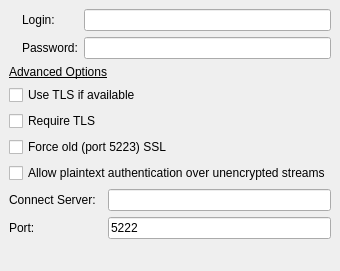
<ui version="4.0" >
 <author></author>
 <comment></comment>
 <exportmacro></exportmacro>
 <class>JabberSettings</class>
 <widget class="QWidget" name="JabberSettings" >
  <property name="geometry" >
   <rect>
    <x>0</x>
    <y>0</y>
    <width>315</width>
    <height>271</height>
   </rect>
  </property>
  <property name="windowTitle" >
   <string>Jabber Settings</string>
  </property>
  <layout class="QGridLayout" >
   <property name="margin" >
    <number>9</number>
   </property>
   <property name="spacing" >
    <number>6</number>
   </property>
   <item row="2" column="0" colspan="2" >
    <spacer>
     <property name="orientation" >
      <enum>Qt::Vertical</enum>
     </property>
     <property name="sizeHint" >
      <size>
       <width>287</width>
       <height>16</height>
      </size>
     </property>
    </spacer>
   </item>
   <item row="0" column="0" >
    <widget class="QLabel" name="label" >
     <property name="pixmap" >
      <pixmap resource="../../../../resources/wengophone.qrc" >:/pics/protocols/jabber.png</pixmap>
     </property>
    </widget>
   </item>
   <item row="0" column="1" >
    <layout class="QGridLayout" >
     <property name="margin" >
      <number>0</number>
     </property>
     <property name="spacing" >
      <number>6</number>
     </property>
     <item row="1" column="0" >
      <widget class="QLabel" name="passwordLabel" >
       <property name="text" >
        <string>Password:</string>
       </property>
      </widget>
     </item>
     <item row="1" column="1" >
      <widget class="QLineEdit" name="passwordLineEdit" >
       <property name="echoMode" >
        <enum>QLineEdit::Password</enum>
       </property>
      </widget>
     </item>
     <item row="0" column="1" >
      <widget class="QLineEdit" name="loginLineEdit" />
     </item>
     <item row="0" column="0" >
      <widget class="QLabel" name="loginLabel" >
       <property name="text" >
        <string>Login:</string>
       </property>
      </widget>
     </item>
    </layout>
   </item>
   <item row="1" column="0" colspan="2" >
    <layout class="QGridLayout" >
     <property name="margin" >
      <number>0</number>
     </property>
     <property name="spacing" >
      <number>6</number>
     </property>
     <item row="5" column="0" >
      <widget class="QLabel" name="connectlabel" >
       <property name="text" >
        <string>Connect Server:</string>
       </property>
      </widget>
     </item>
     <item row="0" column="0" colspan="2" >
      <widget class="QLabel" name="advancedOptionsLabel" >
       <property name="text" >
        <string>&lt;u>Advanced Options&lt;/u></string>
       </property>
      </widget>
     </item>
     <item row="2" column="0" >
      <widget class="QCheckBox" name="requireTLSCheckBox" >
       <property name="text" >
        <string>Require TLS</string>
       </property>
      </widget>
     </item>
     <item row="6" column="0" >
      <widget class="QLabel" name="portLabel" >
       <property name="text" >
        <string>Port:</string>
       </property>
      </widget>
     </item>
     <item row="5" column="1" >
      <widget class="QLineEdit" name="connectServerLineEdit" />
     </item>
     <item row="1" column="0" colspan="2" >
      <widget class="QCheckBox" name="useTLSCheckBox" >
       <property name="text" >
        <string>Use TLS if available</string>
       </property>
      </widget>
     </item>
     <item row="4" column="0" colspan="2" >
      <widget class="QCheckBox" name="allowPlainTextAuthenticationCheckBox" >
       <property name="text" >
        <string>Allow plaintext authentication over unencrypted streams</string>
       </property>
      </widget>
     </item>
     <item row="6" column="1" >
      <widget class="QLineEdit" name="portLineEdit" >
       <property name="text" >
        <string>5222</string>
       </property>
      </widget>
     </item>
     <item row="3" column="0" colspan="2" >
      <widget class="QCheckBox" name="forceOldSSLCheckBox" >
       <property name="text" >
        <string>Force old (port 5223) SSL</string>
       </property>
      </widget>
     </item>
    </layout>
   </item>
  </layout>
 </widget>
 <pixmapfunction></pixmapfunction>
 <tabstops>
  <tabstop>loginLineEdit</tabstop>
  <tabstop>passwordLineEdit</tabstop>
  <tabstop>useTLSCheckBox</tabstop>
  <tabstop>requireTLSCheckBox</tabstop>
  <tabstop>forceOldSSLCheckBox</tabstop>
  <tabstop>allowPlainTextAuthenticationCheckBox</tabstop>
  <tabstop>connectServerLineEdit</tabstop>
  <tabstop>portLineEdit</tabstop>
 </tabstops>
 <resources>
  <include location="../../../../resources/wengophone.qrc" />
 </resources>
 <connections/>
</ui>
